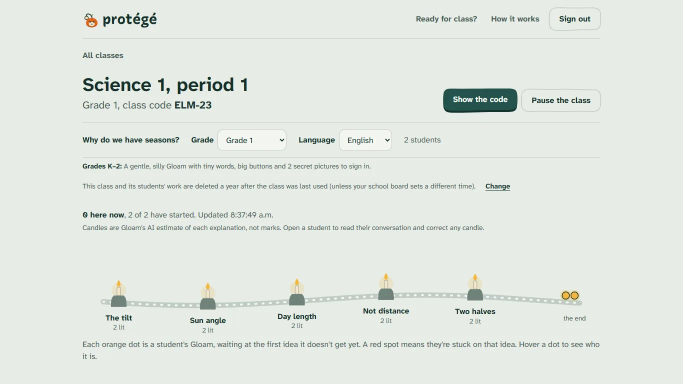
#> input picture site/img/dashboard.webp, 1366 x 768 px (shown at 1/2 size)
$ python repaint_band.py ../site/img/dashboard.webp out.png 5 5 5
#> lines starting #> are read from the running program, lines starting #| are printed output that depends on the picture
### art/comfy.py
"""
Tiny client for a local ComfyUI server (http://127.0.0.1:8188).
Builds FLUX.1-schnell workflows (text-to-image and image-to-image) and saves the results.

Everything runs on this computer. Nothing is uploaded anywhere.
Only uses the Python standard library.
"""
import json
import os
import shutil
import time
import urllib.parse
import urllib.request
import uuid

SERVER = os.environ.get("COMFY_URL", "http://127.0.0.1:8188")
COMFY_DIR = os.environ.get("COMFY_DIR", os.path.expanduser(os.path.join("~", "ProtegeArt", "ComfyUI")))

UNET = "flux1-schnell-Q5_K_S.gguf"
T5 = "t5-v1_1-xxl-encoder-Q5_K_M.gguf"
CLIP_L = "clip_l.safetensors"
VAE = "ae.safetensors"


def _post(path, data):
    req = urllib.request.Request(SERVER + path, data=json.dumps(data).encode(), headers={"Content-Type": "application/json"})
    with urllib.request.urlopen(req) as r:
        return json.loads(r.read())


def _get(path):
    with urllib.request.urlopen(SERVER + path) as r:
        return json.loads(r.read())


def _base(prompt, seed, steps):
    return {
        "unet": {"class_type": "UnetLoaderGGUF", "inputs": {"unet_name": UNET}},
        "clip": {"class_type": "DualCLIPLoaderGGUF", "inputs": {"clip_name1": T5, "clip_name2": CLIP_L, "type": "flux"}},
        "vae": {"class_type": "VAELoader", "inputs": {"vae_name": VAE}},
        "pos": {"class_type": "CLIPTextEncode", "inputs": {"text": prompt, "clip": ["clip", 0]}},
        "neg": {"class_type": "CLIPTextEncode", "inputs": {"text": "", "clip": ["clip", 0]}},
        "sample": {
            "class_type": "KSampler",
            "inputs": {
                "model": ["unet", 0],
                "positive": ["pos", 0],
                "negative": ["neg", 0],
                "seed": seed,
                "steps": steps,
                "cfg": 1.0,
                "sampler_name": "euler",
                "scheduler": "simple",
                "denoise": 1.0,
            },
        },
        "decode": {"class_type": "VAEDecode", "inputs": {"samples": ["sample", 0], "vae": ["vae", 0]}},
        "save": {"class_type": "SaveImage", "inputs": {"images": ["decode", 0], "filename_prefix": "protege"}},
    }


# [17 lines left out: functions txt2img, img2img, not called in this run]


def inpaint(prompt, rgba_path, seed=1, steps=4, denoise=1.0):
    """
    Paint only where the picture is transparent (or half-transparent, for soft edges), keep the rest.
    Used to extend a painting sideways (outpainting) into a long panorama.
    """
    name = f"protege_in_{uuid.uuid4().hex[:8]}.png"
    shutil.copy(rgba_path, os.path.join(COMFY_DIR, "input", name))
    wf = _base(prompt, seed, steps)
    wf["load"] = {"class_type": "LoadImage", "inputs": {"image": name}}  # outputs the picture AND a mask (1 = transparent)
    wf["encode"] = {"class_type": "VAEEncode", "inputs": {"pixels": ["load", 0], "vae": ["vae", 0]}}
    wf["masked"] = {"class_type": "SetLatentNoiseMask", "inputs": {"samples": ["encode", 0], "mask": ["load", 1]}}
    wf["sample"]["inputs"]["latent_image"] = ["masked", 0]
    wf["sample"]["inputs"]["denoise"] = denoise
    return wf


def run(workflow, out_path, timeout=1800):
    """Queue a workflow, wait for it, copy the image to out_path. Returns seconds taken."""
    start = time.time()
    pid = _post("/prompt", {"prompt": workflow, "client_id": "protege"})["prompt_id"]
    while time.time() - start < timeout:
        hist = _get(f"/history/{pid}")
        if pid in hist:
            entry = hist[pid]
            if entry.get("status", {}).get("status_str") == "error":
                raise RuntimeError(json.dumps(entry["status"])[:2000])
            for node in entry["outputs"].values():
                for img in node.get("images", []):
                    q = urllib.parse.urlencode({"filename": img["filename"], "subfolder": img["subfolder"], "type": img["type"]})
                    os.makedirs(os.path.dirname(out_path) or ".", exist_ok=True)
                    with urllib.request.urlopen(f"{SERVER}/view?{q}") as r, open(out_path, "wb") as f:
                        f.write(r.read())
                    return time.time() - start
        time.sleep(2)
    raise TimeoutError(f"ComfyUI took longer than {timeout}s")

### art/repaint_band.py
"""
Repaint a vertical band of a panorama from scratch (masked inpaint), so the model joins the two sides
with new paint: for seams where the hills or mountains don't line up.

  venv\\Scripts\\python art\\repaint_band.py <in.png> <out.png> <x0> <x1> <y_end> [--seed 700]

Only the band (x0..x1, rows 0..y_end, soft edges) is repainted; the model sees ~300 px on each side as context.
"""
import argparse
import os
import sys

import numpy as np
from PIL import Image

sys.path.insert(0, os.path.dirname(__file__))
import comfy  # noqa: E402
import prompts  # noqa: E402

CONTEXT = 320
FEATHER = 48


def main():
    ap = argparse.ArgumentParser()
    ap.add_argument("src")
    ap.add_argument("out")
    ap.add_argument("x0", type=int)
    ap.add_argument("x1", type=int)
    ap.add_argument("y_end", type=int)
    ap.add_argument("--seed", type=int, default=700)
    a = ap.parse_args()
    img = np.array(Image.open(a.src).convert("RGB")).astype(np.float32)
    H, W = img.shape[:2]
#> H = 768; W = 1366
    w0 = max(0, a.x0 - CONTEXT)
    w1 = min(W, a.x1 + CONTEXT)
#> w1 = 325
    w1 = w0 + ((w1 - w0) // 16) * 16  # the model wants sizes in steps of 16
#> w1 = 320
    crop = img[:, w0:w1]
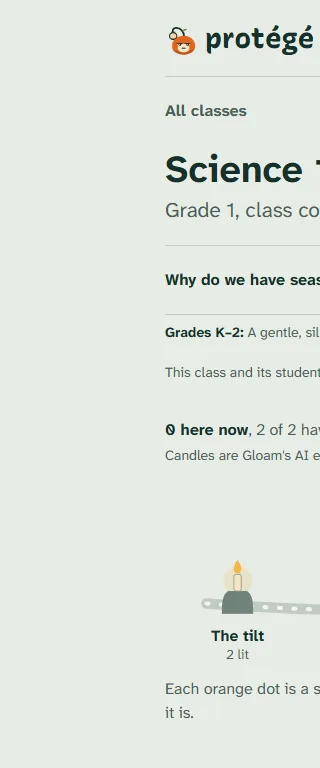
#> crop: shape (768, 320, 3) float32; mean R, G, B 225.8, 230.8, 225.2
    xs = np.arange(w0, w1)
#> xs = 320 values from 0 to 319
    ys = np.arange(H)
#> ys = 768 values from 0 to 767
    # alpha 0 = repaint, with soft edges on every side of the band
    mx = np.clip(np.minimum(xs - a.x0, a.x1 - xs) / FEATHER, 0, 1)
#> mx = 320 values from 0 to 0
    my = np.clip((a.y_end - ys) / FEATHER, 0, 1)
    repaint = my[:, None] * mx[None, :]
    rgba = np.dstack([crop, (1 - repaint) * 255]).clip(0, 255).astype(np.uint8)
    tmp = os.path.join(os.path.dirname(os.path.abspath(a.out)), "_band-in.png")
    Image.fromarray(rgba, "RGBA").save(tmp)
    prompt = (
        "a wide quiet valley at night, layered misty hills and a distant mountain range, a clear sky full of faint stars, "
        "soft teal moonlight, continuous seamless landscape, " + prompts.STYLE
    )
    res = tmp.replace("-in.png", "-out.png")
    secs = comfy.run(comfy.inpaint(prompt, tmp, seed=a.seed), res)
    new = np.array(Image.open(res).convert("RGB")).astype(np.float32)
    k = repaint[..., None]
    img[:, w0:w1] = crop * (1 - k) + new * k
    Image.fromarray(img.clip(0, 255).astype(np.uint8)).save(a.out)
    print(f"band {a.x0}-{a.x1} repainted ({secs:.0f}s)")


if __name__ == "__main__":
    main()
#> (the call stopped at in _post, `with urllib.request.urlopen(req) as r:`: the network is not available in this run)
